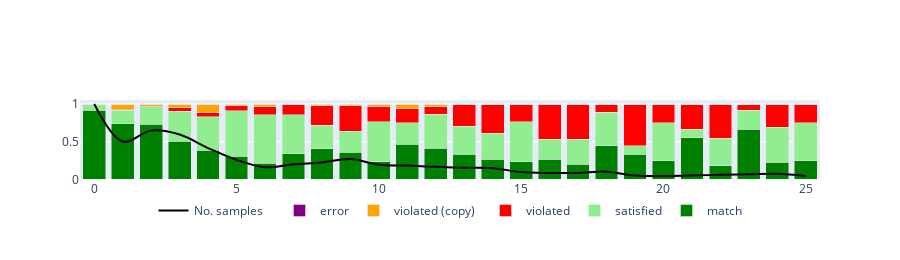
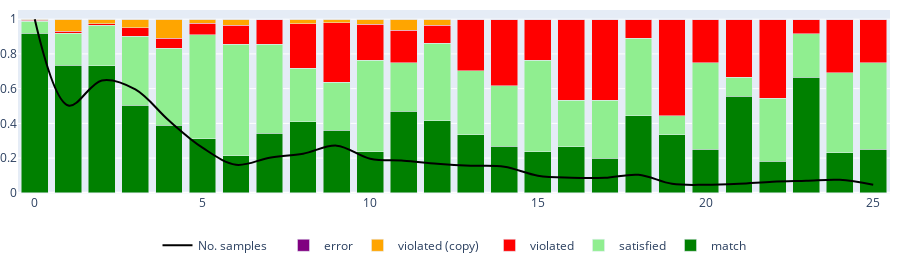

Notebook source saved alongside these figures, in order:
### Code cell
# prediction size as bins. Aggregated over beams, size is from best beam, not from average
plot_accuracy(df_agg_best, column="prediction_size")

### Figure 1 — Plotly figure (JSON) as saved in the notebook; plotly's stock layout.template omitted (floating-point values rounded to 4 significant figures)
{"data": [{"marker": {"color": "green"}, "name": "match", "type": "bar", "x": [0, 1, 2, 3, 4, 5, 6, 7, 8, 9, 10, 11, 12, 13, 14, 15, 16, 17, 18, 19, 20, 21, 22, 23, 24, 25], "y": [0.9191, 0.7356, 0.7321, 0.5049, 0.3889, 0.3111, 0.2143, 0.3429, 0.4103, 0.3617, 0.2353, 0.4688, 0.4138, 0.3333, 0.2692, 0.2353, 0.2667, 0.2, 0.4444, 0.3333, 0.25, 0.5556, 0.1818, 0.6667, 0.2308, 0.25]}, {"marker": {"color": "lightgreen"}, "name": "satisfied", "type": "bar", "x": [0, 1, 2, 3, 4, 5, 6, 7, 8, 9, 10, 11, 12, 13, 14, 15, 16, 17, 18, 19, 20, 21, 22, 23, 24, 25], "y": [0.06936, 0.1839, 0.2321, 0.3981, 0.4444, 0.6, 0.6429, 0.5143, 0.3077, 0.2766, 0.5294, 0.2812, 0.4483, 0.3704, 0.3462, 0.5294, 0.2667, 0.3333, 0.4444, 0.1111, 0.5, 0.1111, 0.3636, 0.25, 0.4615, 0.5]}, {"marker": {"color": "red"}, "name": "violated", "type": "bar", "x": [0, 1, 2, 3, 4, 5, 6, 7, 8, 9, 10, 11, 12, 13, 14, 15, 16, 17, 18, 19, 20, 21, 22, 23, 24, 25], "y": [0.00578, 0.01149, 0.008929, 0.04854, 0.05556, 0.06667, 0.1071, 0.1429, 0.2564, 0.3404, 0.2059, 0.1875, 0.1034, 0.2963, 0.3846, 0.2353, 0.4667, 0.4667, 0.1111, 0.5556, 0.25, 0.3333, 0.4545, 0.08333, 0.3077, 0.25]}, {"marker": {"color": "orange"}, "name": "violated (copy)  ", "type": "bar", "x": [0, 1, 2, 3, 4, 5, 6, 7, 8, 9, 10, 11, 12, 13, 14, 15, 16, 17, 18, 19, 20, 21, 22, 23, 24, 25], "y": [0.00578, 0.06897, 0.02679, 0.04854, 0.1111, 0.02222, 0.03571, 0, 0.02564, 0.02128, 0.02941, 0.0625, 0.03448, 0, 0, 0, 0, 0, 0, 0, 0, 0, 0, 0, 0, 0]}, {"marker": {"color": "purple"}, "name": "error", "type": "bar", "x": [0, 1, 2, 3, 4, 5, 6, 7, 8, 9, 10, 11, 12, 13, 14, 15, 16, 17, 18, 19, 20, 21, 22, 23, 24, 25], "y": [0, 0, 0, 0, 0, 0, 0, 0, 0, 0, 0, 0, 0, 0, 0, 0, 0, 0, 0, 0, 0, 0, 0, 0, 0, 0]}, {"line": {"shape": "spline"}, "marker": {"color": "black"}, "mode": "lines", "name": "No. samples    ", "type": "scatter", "x": [0, 1, 2, 3, 4, 5, 6, 7, 8, 9, 10, 11, 12, 13, 14, 15, 16, 17, 18, 19, 20, 21, 22, 23, 24, 25], "y": [1, 0.5029, 0.6474, 0.5954, 0.4162, 0.2601, 0.1618, 0.2023, 0.2254, 0.2717, 0.1965, 0.185, 0.1676, 0.1561, 0.1503, 0.09827, 0.08671, 0.08671, 0.104, 0.05202, 0.04624, 0.05202, 0.06358, 0.06936, 0.07514, 0.04624]}], "layout": {"barmode": "stack", "colorscale": {"sequential": [[0, "#3366CC"], [0.1111, "#DC3912"], [0.2222, "#FF9900"], [0.3333, "#109618"], [0.4444, "#990099"], [0.5556, "#0099C6"], [0.6667, "#DD4477"], [0.7778, "#66AA00"], [0.8889, "#B82E2E"], [1, "#316395"]]}, "height": 260, "legend": {"orientation": "h", "x": 0.5, "xanchor": "center", "y": -0.2, "yanchor": "top"}, "showlegend": true}}

### Figure 2 — Plotly figure (JSON) as saved in the notebook; plotly's stock layout.template omitted (floating-point values rounded to 4 significant figures)
{"data": [{"marker": {"color": "green"}, "name": "match", "type": "bar", "x": [0, 1, 2, 3, 4, 5, 6, 7, 8, 9, 10, 11, 12, 13, 14, 15, 16, 17, 18, 19, 20, 21, 22, 23, 24, 25], "y": [0.9191, 0.7356, 0.7321, 0.5049, 0.3889, 0.3111, 0.2143, 0.3429, 0.4103, 0.3617, 0.2353, 0.4688, 0.4138, 0.3333, 0.2692, 0.2353, 0.2667, 0.2, 0.4444, 0.3333, 0.25, 0.5556, 0.1818, 0.6667, 0.2308, 0.25]}, {"marker": {"color": "lightgreen"}, "name": "satisfied", "type": "bar", "x": [0, 1, 2, 3, 4, 5, 6, 7, 8, 9, 10, 11, 12, 13, 14, 15, 16, 17, 18, 19, 20, 21, 22, 23, 24, 25], "y": [0.06936, 0.1839, 0.2321, 0.3981, 0.4444, 0.6, 0.6429, 0.5143, 0.3077, 0.2766, 0.5294, 0.2812, 0.4483, 0.3704, 0.3462, 0.5294, 0.2667, 0.3333, 0.4444, 0.1111, 0.5, 0.1111, 0.3636, 0.25, 0.4615, 0.5]}, {"marker": {"color": "red"}, "name": "violated", "type": "bar", "x": [0, 1, 2, 3, 4, 5, 6, 7, 8, 9, 10, 11, 12, 13, 14, 15, 16, 17, 18, 19, 20, 21, 22, 23, 24, 25], "y": [0.00578, 0.01149, 0.008929, 0.04854, 0.05556, 0.06667, 0.1071, 0.1429, 0.2564, 0.3404, 0.2059, 0.1875, 0.1034, 0.2963, 0.3846, 0.2353, 0.4667, 0.4667, 0.1111, 0.5556, 0.25, 0.3333, 0.4545, 0.08333, 0.3077, 0.25]}, {"marker": {"color": "orange"}, "name": "violated (copy)  ", "type": "bar", "x": [0, 1, 2, 3, 4, 5, 6, 7, 8, 9, 10, 11, 12, 13, 14, 15, 16, 17, 18, 19, 20, 21, 22, 23, 24, 25], "y": [0.00578, 0.06897, 0.02679, 0.04854, 0.1111, 0.02222, 0.03571, 0, 0.02564, 0.02128, 0.02941, 0.0625, 0.03448, 0, 0, 0, 0, 0, 0, 0, 0, 0, 0, 0, 0, 0]}, {"marker": {"color": "purple"}, "name": "error", "type": "bar", "x": [0, 1, 2, 3, 4, 5, 6, 7, 8, 9, 10, 11, 12, 13, 14, 15, 16, 17, 18, 19, 20, 21, 22, 23, 24, 25], "y": [0, 0, 0, 0, 0, 0, 0, 0, 0, 0, 0, 0, 0, 0, 0, 0, 0, 0, 0, 0, 0, 0, 0, 0, 0, 0]}, {"line": {"shape": "spline"}, "marker": {"color": "black"}, "mode": "lines", "name": "No. samples    ", "type": "scatter", "x": [0, 1, 2, 3, 4, 5, 6, 7, 8, 9, 10, 11, 12, 13, 14, 15, 16, 17, 18, 19, 20, 21, 22, 23, 24, 25], "y": [1, 0.5029, 0.6474, 0.5954, 0.4162, 0.2601, 0.1618, 0.2023, 0.2254, 0.2717, 0.1965, 0.185, 0.1676, 0.1561, 0.1503, 0.09827, 0.08671, 0.08671, 0.104, 0.05202, 0.04624, 0.05202, 0.06358, 0.06936, 0.07514, 0.04624]}], "layout": {"barmode": "stack", "colorscale": {"sequential": [[0, "#3366CC"], [0.1111, "#DC3912"], [0.2222, "#FF9900"], [0.3333, "#109618"], [0.4444, "#990099"], [0.5556, "#0099C6"], [0.6667, "#DD4477"], [0.7778, "#66AA00"], [0.8889, "#B82E2E"], [1, "#316395"]]}, "height": 260, "legend": {"orientation": "h", "x": 0.5, "xanchor": "center", "y": -0.2, "yanchor": "top"}, "margin": {"b": 0, "l": 0, "r": 10, "t": 10}, "paper_bgcolor": "rgba(0,0,0,0)", "showlegend": true}}
